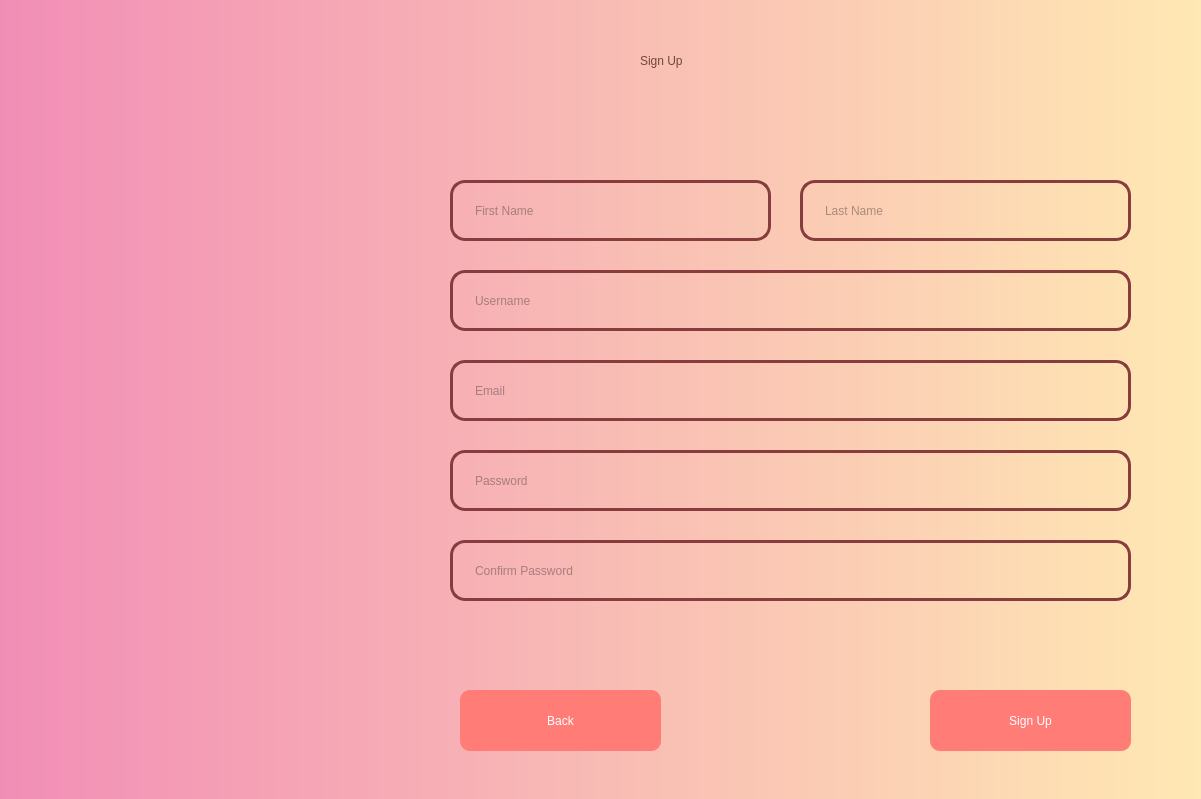
<?xml version="1.0" encoding="UTF-8"?>
<ui version="4.0">
 <class>Dialog</class>
 <widget class="QDialog" name="Dialog">
  <property name="geometry">
   <rect>
    <x>0</x>
    <y>0</y>
    <width>1201</width>
    <height>799</height>
   </rect>
  </property>
  <property name="windowTitle">
   <string>Dialog</string>
  </property>
  <property name="styleSheet">
   <string notr="true"/>
  </property>
  <widget class="QWidget" name="widget" native="true">
   <property name="geometry">
    <rect>
     <x>0</x>
     <y>0</y>
     <width>1201</width>
     <height>801</height>
    </rect>
   </property>
   <property name="styleSheet">
    <string notr="true">QWidget#widget{
background-color:qlineargradient(spread:reflect, x1:0, y1:0, x2:1, y2:0, stop:0 rgba(242, 142, 182, 255), stop:1 rgba(255, 232, 179, 255));}</string>
   </property>
   <widget class="QLabel" name="welcome_text">
    <property name="geometry">
     <rect>
      <x>640</x>
      <y>0</y>
      <width>281</width>
      <height>121</height>
     </rect>
    </property>
    <property name="styleSheet">
     <string notr="true">color:rgb(113, 72, 58);
font: 63 45pt &quot;Yu Gothic UI Semibold&quot;;
</string>
    </property>
    <property name="text">
     <string>Sign Up</string>
    </property>
   </widget>
   <widget class="QLineEdit" name="firstname_box">
    <property name="geometry">
     <rect>
      <x>450</x>
      <y>180</y>
      <width>321</width>
      <height>61</height>
     </rect>
    </property>
    <property name="styleSheet">
     <string notr="true">QLineEdit{
color: rgb(88, 70, 68);
font: 63 15pt &quot;Yu Gothic UI Semibold&quot;;
background-color: rgba(0,0,0,0);
border: 3px solid rgb(135, 61, 62);
border-radius: 15px;
padding-left: 20px;
}

QLineEdit:focus
{
color: rgb(88, 70, 68);
font: 63 15pt &quot;Yu Gothic UI Semibold&quot;;
background-color:rgb(255, 226, 220);
border: 3px solid rgb(223, 134, 135);
}

</string>
    </property>
    <property name="text">
     <string/>
    </property>
    <property name="placeholderText">
     <string>First Name</string>
    </property>
   </widget>
   <widget class="QLineEdit" name="username_box">
    <property name="geometry">
     <rect>
      <x>450</x>
      <y>270</y>
      <width>681</width>
      <height>61</height>
     </rect>
    </property>
    <property name="styleSheet">
     <string notr="true">QLineEdit{
color: rgb(88, 70, 68);
font: 63 15pt &quot;Yu Gothic UI Semibold&quot;;
background-color: rgba(0,0,0,0);
border: 3px solid rgb(135, 61, 62);
border-radius: 15px;
padding-left: 20px;
}

QLineEdit:focus
{
color: rgb(88, 70, 68);
font: 63 15pt &quot;Yu Gothic UI Semibold&quot;;
background-color:rgb(255, 226, 220);
border: 3px solid rgb(223, 134, 135);
}

</string>
    </property>
    <property name="placeholderText">
     <string>Username</string>
    </property>
   </widget>
   <widget class="QLineEdit" name="email_box">
    <property name="geometry">
     <rect>
      <x>450</x>
      <y>360</y>
      <width>681</width>
      <height>61</height>
     </rect>
    </property>
    <property name="styleSheet">
     <string notr="true">QLineEdit{
color: rgb(88, 70, 68);
font: 63 15pt &quot;Yu Gothic UI Semibold&quot;;
background-color: rgba(0,0,0,0);
border: 3px solid rgb(135, 61, 62);
border-radius: 15px;
padding-left: 20px;
}

QLineEdit:focus
{
color: rgb(88, 70, 68);
font: 63 15pt &quot;Yu Gothic UI Semibold&quot;;
background-color:rgb(255, 226, 220);
border: 3px solid rgb(223, 134, 135);
}


</string>
    </property>
    <property name="placeholderText">
     <string>Email</string>
    </property>
   </widget>
   <widget class="QLineEdit" name="password_box">
    <property name="geometry">
     <rect>
      <x>450</x>
      <y>450</y>
      <width>681</width>
      <height>61</height>
     </rect>
    </property>
    <property name="styleSheet">
     <string notr="true">QLineEdit{
color: rgb(88, 70, 68);
font: 63 15pt &quot;Yu Gothic UI Semibold&quot;;
background-color: rgba(0,0,0,0);
border: 3px solid rgb(135, 61, 62);
border-radius: 15px;
padding-left: 20px;
}

QLineEdit:focus
{
color: rgb(88, 70, 68);
font: 63 15pt &quot;Yu Gothic UI Semibold&quot;;
background-color:rgb(255, 226, 220);
border: 3px solid rgb(223, 134, 135);
}

</string>
    </property>
    <property name="placeholderText">
     <string>Password</string>
    </property>
   </widget>
   <widget class="QPushButton" name="SignUp">
    <property name="geometry">
     <rect>
      <x>930</x>
      <y>690</y>
      <width>201</width>
      <height>61</height>
     </rect>
    </property>
    <property name="styleSheet">
     <string notr="true">QPushButton{
background-color: rgb(255, 124, 119);
font: 63 18pt &quot;Yu Gothic UI Semibold&quot;;
color: rgb(255, 255, 255);
border-radius: 10px;
}

QPushButton:hover
{
background-color: rgb(200, 77, 114);
font: 63 18pt &quot;Yu Gothic UI Semibold&quot;;
color: rgb(255, 255, 255);
border-radius: 10px;
}

QPushButton:pressed
{
padding-left:5px;
padding-top:5px;
}


</string>
    </property>
    <property name="text">
     <string>Sign Up</string>
    </property>
   </widget>
   <widget class="QLineEdit" name="lastname_box">
    <property name="geometry">
     <rect>
      <x>800</x>
      <y>180</y>
      <width>331</width>
      <height>61</height>
     </rect>
    </property>
    <property name="styleSheet">
     <string notr="true">QLineEdit{
color: rgb(88, 70, 68);
font: 63 15pt &quot;Yu Gothic UI Semibold&quot;;
background-color: rgba(0,0,0,0);
border: 3px solid rgb(135, 61, 62);
border-radius: 15px;
padding-left: 20px;
}

QLineEdit:focus
{
color: rgb(88, 70, 68);
font: 63 15pt &quot;Yu Gothic UI Semibold&quot;;
background-color:rgb(255, 226, 220);
border: 3px solid rgb(223, 134, 135);
}
</string>
    </property>
    <property name="text">
     <string/>
    </property>
    <property name="placeholderText">
     <string>Last Name</string>
    </property>
   </widget>
   <widget class="QPushButton" name="Back">
    <property name="geometry">
     <rect>
      <x>460</x>
      <y>690</y>
      <width>201</width>
      <height>61</height>
     </rect>
    </property>
    <property name="styleSheet">
     <string notr="true">QPushButton{
background-color: rgb(255, 124, 119);
font: 63 18pt &quot;Yu Gothic UI Semibold&quot;;
color: rgb(255, 255, 255);
border-radius: 10px;
}

QPushButton:hover
{
background-color: rgb(200, 77, 114);
font: 63 18pt &quot;Yu Gothic UI Semibold&quot;;
color: rgb(255, 255, 255);
border-radius: 10px;
}

QPushButton:pressed
{
padding-left:5px;
padding-top:5px;
}


</string>
    </property>
    <property name="text">
     <string>Back</string>
    </property>
   </widget>
   <widget class="QLineEdit" name="confirmpassword_box">
    <property name="geometry">
     <rect>
      <x>450</x>
      <y>540</y>
      <width>681</width>
      <height>61</height>
     </rect>
    </property>
    <property name="styleSheet">
     <string notr="true">QLineEdit{
color: rgb(88, 70, 68);
font: 63 15pt &quot;Yu Gothic UI Semibold&quot;;
background-color: rgba(0,0,0,0);
border: 3px solid rgb(135, 61, 62);
border-radius: 15px;
padding-left: 20px;
}

QLineEdit:focus
{
color: rgb(88, 70, 68);
font: 63 15pt &quot;Yu Gothic UI Semibold&quot;;
background-color:rgb(255, 226, 220);
border: 3px solid rgb(223, 134, 135);
}
</string>
    </property>
    <property name="placeholderText">
     <string>Confirm Password</string>
    </property>
   </widget>
   <widget class="QLabel" name="error">
    <property name="geometry">
     <rect>
      <x>450</x>
      <y>620</y>
      <width>671</width>
      <height>41</height>
     </rect>
    </property>
    <property name="styleSheet">
     <string notr="true">color: red;
font: 63 15pt &quot;Yu Gothic UI Semibold&quot;;
</string>
    </property>
    <property name="text">
     <string/>
    </property>
   </widget>
   <widget class="QLabel" name="label">
    <property name="geometry">
     <rect>
      <x>-10</x>
      <y>-40</y>
      <width>431</width>
      <height>811</height>
     </rect>
    </property>
    <property name="text">
     <string/>
    </property>
    <property name="pixmap">
     <pixmap>../../Pictures/App/Track of your projects.png</pixmap>
    </property>
    <property name="scaledContents">
     <bool>true</bool>
    </property>
   </widget>
  </widget>
 </widget>
 <resources/>
 <connections/>
</ui>
